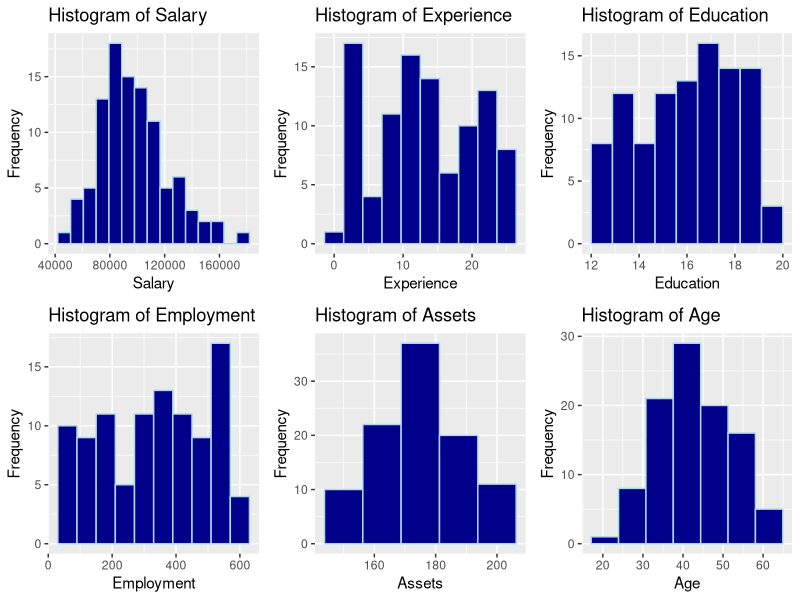
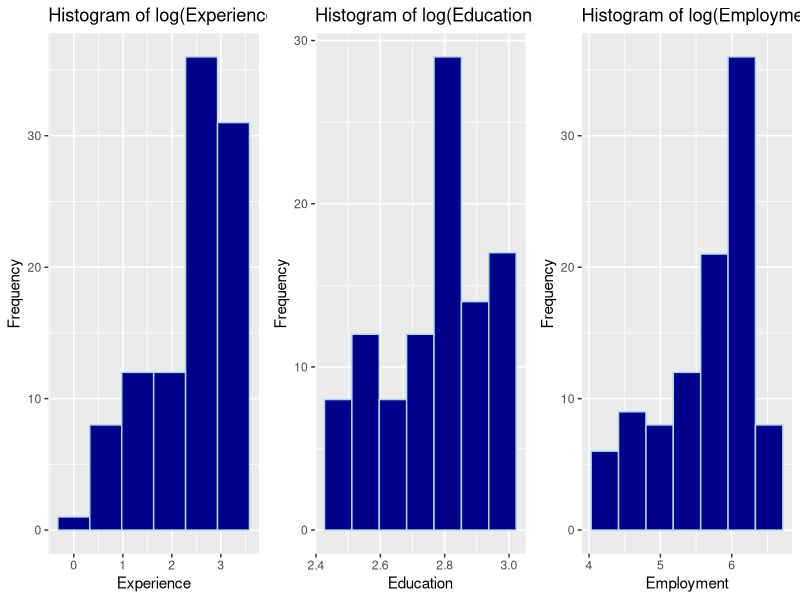
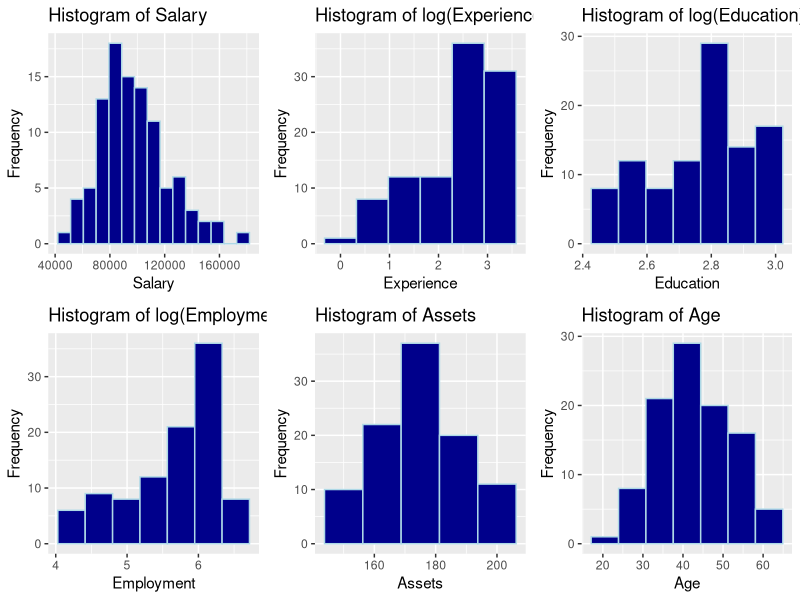
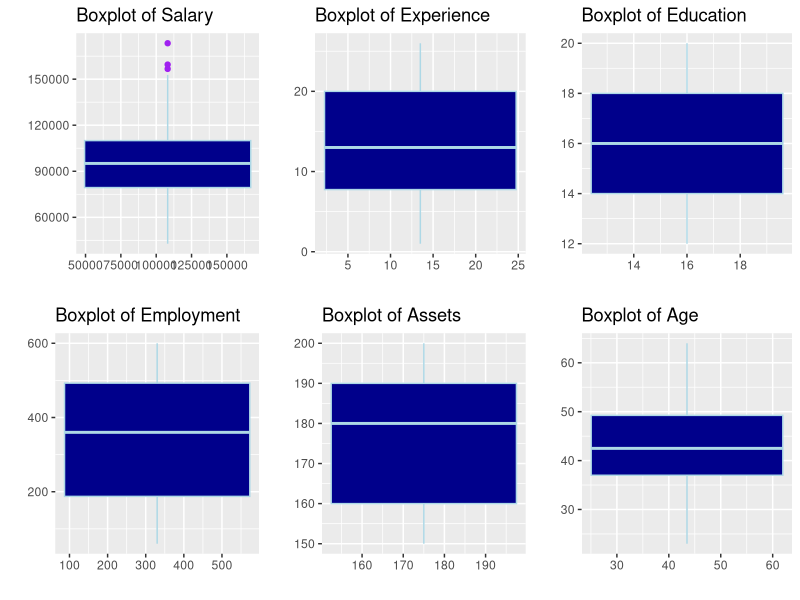
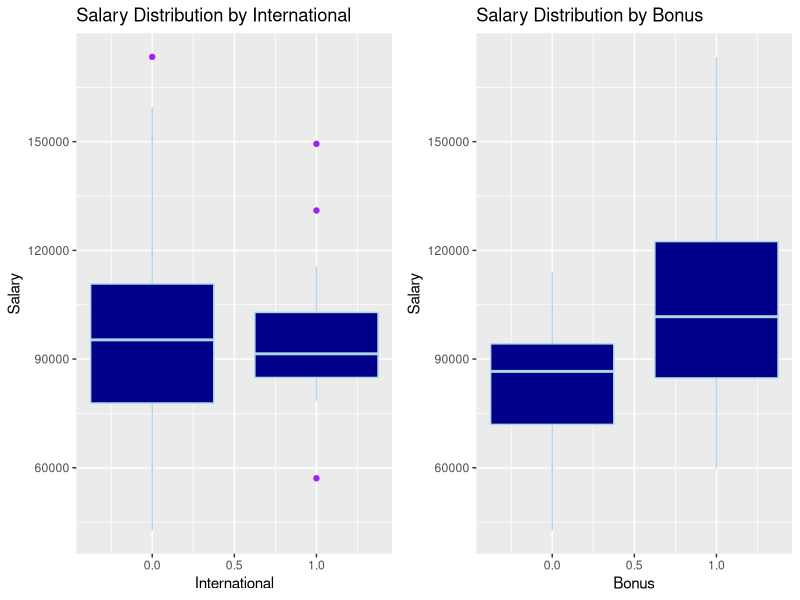

Write the R code that produced these figures, in order.
setwd("~/Desktop/My_Applications/Guide to Statistical Modeling using R")
# Exploratory Analysis is when we get an overview of our data,
# so that we decide what model might fit best
# This is done both visually and computationally

# Installing required libraries

library(ggplot2) # Visualization package - built according to Edward Tufte's guidelines
library(gridExtra) # Required to attach plots together


# Loading data
dat <- read.csv('./data/Clean_Salaries.csv', header = TRUE) # Importing the new(clean) data

# Getting an overview of the data

dim(dat) # Size: Rows, Columns
str(dat) # column names, variable types
head(dat) # View first 6 rows of the data
tail(dat) # View the last 6 rows of the data

# Examining the distribution of the quantitative variables

hist1 <- ggplot(dat, aes(Salary)) + 
        geom_histogram(bins = 15, fill = "darkblue", col = "lightblue") + 
        ggtitle("Histogram of Salary") +
        labs(x = "Salary", y = "Frequency")

hist2 <- ggplot(dat, aes(Experience)) + 
        geom_histogram(bins = 10, fill = "darkblue", col = "lightblue") + 
        ggtitle("Histogram of Experience") +
        labs(x = "Experience", y = "Frequency")

hist3 <- ggplot(dat, aes(Education)) + 
        geom_histogram(bins = 10, fill = "darkblue", col = "lightblue") + 
        ggtitle("Histogram of Education") +
        labs(x = "Education", y = "Frequency")

hist4 <- ggplot(dat, aes(Employment)) + 
        geom_histogram(bins = 10, fill = "darkblue", col = "lightblue") + 
        ggtitle("Histogram of Employment") +
        labs(x = "Employment", y = "Frequency")

hist5 <- ggplot(dat, aes(Assets)) + 
        geom_histogram(bins = 5, fill = "darkblue", col = "lightblue") + 
        ggtitle("Histogram of Assets") +
        labs(x = "Assets", y = "Frequency")

hist6 <- ggplot(dat, aes(Age)) + 
        geom_histogram(bins = 7, fill = "darkblue", col = "lightblue") + 
        ggtitle("Histogram of Age") +
        labs(x = "Age", y = "Frequency")

grid.arrange(hist1, hist2, hist3, hist4, hist5, hist6, ncol = 3)

# Experience, Education and Employment variable transformation

hist22 <- ggplot(dat, aes(log(Experience))) + 
        geom_histogram(bins = 6, fill = "darkblue", col = "lightblue") + 
        ggtitle("Histogram of log(Experience)") +
        labs(x = "Experience", y = "Frequency")

hist33 <- ggplot(dat, aes(log(Education))) + 
        geom_histogram(bins = 7, fill = "darkblue", col = "lightblue") + 
        ggtitle("Histogram of log(Education)") +
        labs(x = "Education", y = "Frequency")

hist44 <- ggplot(dat, aes(log(Employment))) + 
        geom_histogram(bins = 7, fill = "darkblue", col = "lightblue") + 
        ggtitle("Histogram of log(Employment)") +
        labs(x = "Employment", y = "Frequency")

grid.arrange(hist22, hist33, hist44, ncol = 3)

grid.arrange(hist1, hist22, hist33, hist44, hist5, hist6, ncol = 3)

# Outliers Detection

box1 <- ggplot(dat, aes(Salary, group = 1)) + 
        geom_boxplot(aes(y=Salary), fill = "darkblue", col = "lightblue", outlier.colour = "purple") + 
        ggtitle("Boxplot of Salary") +
        labs(x= "", y = "")

box2 <- ggplot(dat, aes(Experience, group = 1)) + 
        geom_boxplot(aes(y=Experience), fill = "darkblue", col = "lightblue", outlier.colour = "purple") + 
        ggtitle("Boxplot of Experience") +
        labs(x= "", y = "")

box3 <- ggplot(dat, aes(Education, group = 1)) + 
        geom_boxplot(aes(y=Education), fill = "darkblue", col = "lightblue", outlier.colour = "purple") + 
        ggtitle("Boxplot of Education") +
        labs(x= "", y = "")

box4 <- ggplot(dat, aes(Employment, group = 1)) + 
        geom_boxplot(aes(y=Employment), fill = "darkblue", col = "lightblue", outlier.colour = "purple") + 
        ggtitle("Boxplot of Employment") +
        labs(x= "", y = "")

box5 <- ggplot(dat, aes(Assets, group = 1)) + 
        geom_boxplot(aes(y=Assets), fill = "darkblue", col = "lightblue", outlier.colour = "purple") + 
        ggtitle("Boxplot of Assets") +
        labs(x= "", y = "")

box6 <- ggplot(dat, aes(Age, group = 1)) + 
        geom_boxplot(aes(y=Age), fill = "darkblue", col = "lightblue", outlier.colour = "purple") + 
        ggtitle("Boxplot of Age") +
        labs(x= "", y = "")

grid.arrange(box1, box2, box3, box4, box5, box6, ncol = 3)

boxintern <- ggplot(dat, aes(group = International)) + 
        geom_boxplot(aes(y = Salary, x = International), fill = "darkblue", col = "lightblue", outlier.color = "purple") +
        ggtitle('Salary Distribution by International')


boxsalbonus <- ggplot(dat, aes(group = Bonus)) + 
        geom_boxplot(aes(y = Salary, x = Bonus), fill = "darkblue", col = "lightblue", outlier.color = "purple") +
        ggtitle('Salary Distribution by Bonus')


grid.arrange(boxintern, boxsalbonus, ncol = 2)



